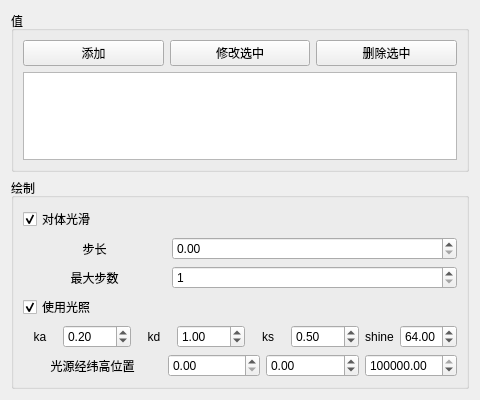
<?xml version="1.0" encoding="UTF-8"?>
<ui version="4.0">
 <class>MISFMainWindow</class>
 <widget class="QWidget" name="MISFMainWindow">
  <property name="geometry">
   <rect>
    <x>0</x>
    <y>0</y>
    <width>480</width>
    <height>400</height>
   </rect>
  </property>
  <property name="windowTitle">
   <string>Multi Isosurfaces</string>
  </property>
  <layout class="QVBoxLayout" name="verticalLayout">
   <item>
    <widget class="QGroupBox" name="groupBox_Isosurfs">
     <property name="title">
      <string>值</string>
     </property>
     <layout class="QVBoxLayout" name="verticalLayout_2">
      <item>
       <layout class="QHBoxLayout" name="horizontalLayout">
        <item>
         <widget class="QPushButton" name="pushButton_AddIsosurf">
          <property name="text">
           <string>添加</string>
          </property>
         </widget>
        </item>
        <item>
         <widget class="QPushButton" name="pushButton_EditIsosurf">
          <property name="text">
           <string>修改选中</string>
          </property>
         </widget>
        </item>
        <item>
         <widget class="QPushButton" name="pushButton_DelIsosurf">
          <property name="text">
           <string>删除选中</string>
          </property>
         </widget>
        </item>
       </layout>
      </item>
      <item>
       <widget class="QListWidget" name="listWidget_Isosurfs"/>
      </item>
     </layout>
    </widget>
   </item>
   <item>
    <widget class="QGroupBox" name="groupBox">
     <property name="title">
      <string>绘制</string>
     </property>
     <layout class="QVBoxLayout" name="verticalLayout_3">
      <item>
       <widget class="QCheckBox" name="checkBox_UseSmoothedVol">
        <property name="text">
         <string>对体光滑</string>
        </property>
        <property name="checked">
         <bool>true</bool>
        </property>
       </widget>
      </item>
      <item>
       <layout class="QHBoxLayout" name="horizontalLayout_2" stretch="1,2">
        <item>
         <widget class="QLabel" name="label">
          <property name="text">
           <string>步长</string>
          </property>
          <property name="alignment">
           <set>Qt::AlignCenter</set>
          </property>
         </widget>
        </item>
        <item>
         <widget class="QDoubleSpinBox" name="doubleSpinBox_DeltaT"/>
        </item>
       </layout>
      </item>
      <item>
       <layout class="QHBoxLayout" name="horizontalLayout_3" stretch="1,2">
        <item>
         <widget class="QLabel" name="label_2">
          <property name="text">
           <string>最大步数</string>
          </property>
          <property name="alignment">
           <set>Qt::AlignCenter</set>
          </property>
         </widget>
        </item>
        <item>
         <widget class="QSpinBox" name="spinBox_MaxStepCnt">
          <property name="minimum">
           <number>1</number>
          </property>
          <property name="maximum">
           <number>3000</number>
          </property>
         </widget>
        </item>
       </layout>
      </item>
      <item>
       <widget class="QCheckBox" name="checkBox_UseShading">
        <property name="text">
         <string>使用光照</string>
        </property>
        <property name="checked">
         <bool>true</bool>
        </property>
       </widget>
      </item>
      <item>
       <layout class="QHBoxLayout" name="horizontalLayout_6" stretch="1,2,1,2,1,2,0,0">
        <item>
         <widget class="QLabel" name="label_Ka">
          <property name="text">
           <string>ka</string>
          </property>
          <property name="alignment">
           <set>Qt::AlignCenter</set>
          </property>
         </widget>
        </item>
        <item>
         <widget class="QDoubleSpinBox" name="doubleSpinBox_Ka">
          <property name="enabled">
           <bool>true</bool>
          </property>
          <property name="singleStep">
           <double>0.100000000000000</double>
          </property>
          <property name="value">
           <double>0.200000000000000</double>
          </property>
         </widget>
        </item>
        <item>
         <widget class="QLabel" name="label_Kd">
          <property name="text">
           <string>kd</string>
          </property>
          <property name="alignment">
           <set>Qt::AlignCenter</set>
          </property>
         </widget>
        </item>
        <item>
         <widget class="QDoubleSpinBox" name="doubleSpinBox_Kd">
          <property name="enabled">
           <bool>true</bool>
          </property>
          <property name="singleStep">
           <double>0.100000000000000</double>
          </property>
          <property name="value">
           <double>1.000000000000000</double>
          </property>
         </widget>
        </item>
        <item>
         <widget class="QLabel" name="label_Ks">
          <property name="text">
           <string>ks</string>
          </property>
          <property name="alignment">
           <set>Qt::AlignCenter</set>
          </property>
         </widget>
        </item>
        <item>
         <widget class="QDoubleSpinBox" name="doubleSpinBox_Ks">
          <property name="enabled">
           <bool>true</bool>
          </property>
          <property name="singleStep">
           <double>0.100000000000000</double>
          </property>
          <property name="value">
           <double>0.500000000000000</double>
          </property>
         </widget>
        </item>
        <item>
         <widget class="QLabel" name="label_Shininess">
          <property name="text">
           <string>shine</string>
          </property>
          <property name="alignment">
           <set>Qt::AlignCenter</set>
          </property>
         </widget>
        </item>
        <item>
         <widget class="QDoubleSpinBox" name="doubleSpinBox_Shininess">
          <property name="enabled">
           <bool>true</bool>
          </property>
          <property name="singleStep">
           <double>0.100000000000000</double>
          </property>
          <property name="value">
           <double>64.000000000000000</double>
          </property>
         </widget>
        </item>
       </layout>
      </item>
      <item>
       <layout class="QHBoxLayout" name="horizontalLayout_7" stretch="3,2,2,2">
        <item>
         <widget class="QLabel" name="label_5">
          <property name="text">
           <string>光源经纬高位置</string>
          </property>
          <property name="alignment">
           <set>Qt::AlignCenter</set>
          </property>
         </widget>
        </item>
        <item>
         <widget class="QDoubleSpinBox" name="doubleSpinBox_LightPosLon">
          <property name="enabled">
           <bool>true</bool>
          </property>
          <property name="maximum">
           <double>180.000000000000000</double>
          </property>
         </widget>
        </item>
        <item>
         <widget class="QDoubleSpinBox" name="doubleSpinBox_LightPosLat">
          <property name="enabled">
           <bool>true</bool>
          </property>
          <property name="minimum">
           <double>-90.000000000000000</double>
          </property>
          <property name="maximum">
           <double>90.000000000000000</double>
          </property>
         </widget>
        </item>
        <item>
         <widget class="QDoubleSpinBox" name="doubleSpinBox_LightPosH">
          <property name="enabled">
           <bool>true</bool>
          </property>
          <property name="maximum">
           <double>100000000000.000000000000000</double>
          </property>
          <property name="singleStep">
           <double>100.000000000000000</double>
          </property>
          <property name="value">
           <double>7378137.000000000000000</double>
          </property>
         </widget>
        </item>
       </layout>
      </item>
     </layout>
    </widget>
   </item>
  </layout>
 </widget>
 <resources/>
 <connections/>
</ui>
